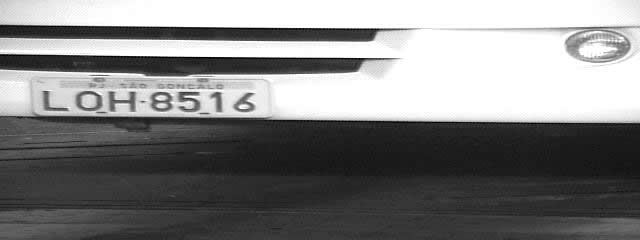
#> input picture cars_plates/26112002070747.jpg, 640 x 240 px; its folder holds only this picture in this run
$ python main.py
#> lines starting #> are read from the running program, lines starting #| are printed output that depends on the picture; after the words box and inside, x2 and y2 are one past the last pixel; in counts of white or black regions, pixels touching at a corner belong together
import cv2
import numpy as np
import glob
import math
from matplotlib import pyplot as plt


imagefiles = glob.glob("cars_plates/*")
""" imagefiles = ["cars_plates/26112002071048.jpg", "cars_plates/26112002071458.jpg", "cars_plates/26112002071812.jpg"] """
hist_list_dict = []
for filename in imagefiles:
    img = cv2.imread(filename)
#> img is the input picture: shape (240, 640, 3); min 0, max 255, mean 128.8
    img_copia = img.copy()

    img_cinza = cv2.cvtColor(img, cv2.COLOR_BGR2GRAY)

    # Calcula o histograma da imagem cinza
    hist, bins = np.histogram(img_cinza.ravel(),256,[127,256])
#> hist = 256 values, max 33375 at index 254, min 0 at index 2, mean 250.9; bins = 257 values from 127 to 256

    # Pega a média das arestas bins
    mean_bin = (np.sum(hist * np.diff(bins))/len(hist))
#> mean_bin = 126.4


    # Verifica a media das areastas bins para aplicar o CLAHE:
    # improving local contrast with => Equalização de histograma adaptativo limitado por contraste (Ajuda nas piores anomalias)
    # Aplicando uma grid de determinado tamanho para melhorar o contraste local assim ajudando a aplicar o treshold de OTSU
    if 168.00 < mean_bin < 170.00 or 58 < mean_bin < 60.00:
        GRID_SIZE = 10
        clahe = cv2.createCLAHE(clipLimit=2.0, tileGridSize=(GRID_SIZE,GRID_SIZE))
        img_cinza = clahe.apply(img_cinza)
    elif 86.17 < mean_bin < 86.19 or 139.00 < mean_bin < 140.00:
        GRID_SIZE = 40
        clahe = cv2.createCLAHE(clipLimit=2.0, tileGridSize=(GRID_SIZE,GRID_SIZE))
        img_cinza = clahe.apply(img_cinza)
    elif 86.60 < mean_bin < 86.80:
        GRID_SIZE = 30
        clahe = cv2.createCLAHE(clipLimit=2.0, tileGridSize=(GRID_SIZE,GRID_SIZE))
        img_cinza = clahe.apply(img_cinza)
    elif 86 < mean_bin < 88:
        GRID_SIZE = 15
        clahe = cv2.createCLAHE(clipLimit=2.0, tileGridSize=(GRID_SIZE,GRID_SIZE))
        img_cinza = clahe.apply(img_cinza)
    elif 37.00 < mean_bin < 38.00 or 161.10 < mean_bin < 161.20:
        GRID_SIZE = 30
        clahe = cv2.createCLAHE(clipLimit=2.0, tileGridSize=(GRID_SIZE,GRID_SIZE))
        img_cinza = clahe.apply(img_cinza)
    elif 161.00 < mean_bin < 162.00:
        GRID_SIZE = 20
        clahe = cv2.createCLAHE(clipLimit=2.0, tileGridSize=(GRID_SIZE,GRID_SIZE))
        img_cinza = clahe.apply(img_cinza)
    elif 69.00 < mean_bin < 70.00:
        GRID_SIZE = 12
        clahe = cv2.createCLAHE(clipLimit=2.0, tileGridSize=(GRID_SIZE,GRID_SIZE))
        img_cinza = clahe.apply(img_cinza)

    img_cinza = cv2.GaussianBlur(img_cinza, (3,3), 0.2)
    kernel = np.array([[-1,-1,-1], [-1,9,-1], [-1,-1,-1]])
    img_laplacian = cv2.filter2D(img_cinza, -1, kernel)
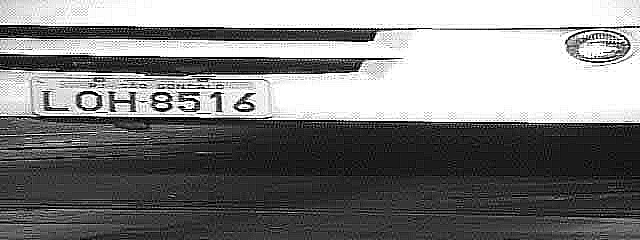
#> img_laplacian: shape (240, 640); min 0, max 255, mean 127.7
    img_gauss = cv2.GaussianBlur(img_laplacian, (3,3), 0)

    ret, thresh_otsu = cv2.threshold(img_gauss, 127, 255, type=cv2.THRESH_OTSU)
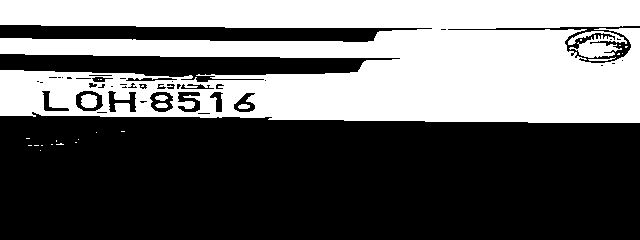
#> thresh_otsu: shape (240, 640); 40.3% white; 27 white regions (20 under 20 px)
#> ret = 145

    contours, hierarchy = cv2.findContours(thresh_otsu, cv2.RETR_TREE, cv2.CHAIN_APPROX_NONE)
#> contours = 69 contours, 40 with area under 20; largest, box (x1, y1, x2, y2) and area: (0, 0, 640, 123) 61150, (568, 31, 627, 58) 662, (75, 90, 104, 112) 488, (149, 91, 174, 113) 406, (177, 91, 201, 113) 336
    cv2.drawContours(img, contours, -1, (0, 0, 255), 1)
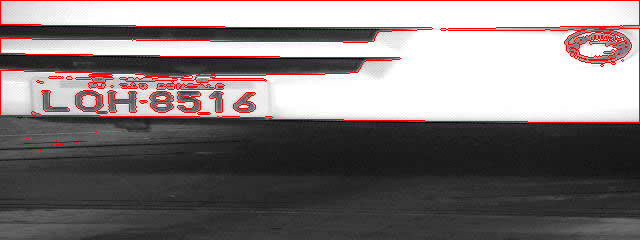
#> img: shape (240, 640, 3); 3.8% of pixels changed, all inside (x1, y1, x2, y2) = (0, 0, 640, 151)

    #obtendo apenas os retangulos de certo tamanho
    listIniRect = []
    for rec in contours:
        x,y,w,h = cv2.boundingRect(rec)
        if h > 17 and h < 35 and w > 3 and w < 50:
            cv2.rectangle(img, (x,y), (x+w, y+h), (255,0,0), 1)
            listIniRect.append([x,y,x+w,y+h])
#> this loop made 69 passes
#> (x, y, w, h) on passes 1, 3, 4, 6, 9, 10, 11, 12, 13, 14, 15, 16: (40, 150, 1, 1), (34, 145, 5, 1), (28, 145, 4, 1), (56, 143, 8, 2), (78, 139, 1, 1), (26, 138, 4, 1), (96, 132, 1, 1), (121, 131, 4, 1), (588, 57, 28, 4), (622, 53, 1, 1), (617, 53, 3, 2), (625, 46, 3, 2)
#> (rec, x, y, w, h) on passes 2, 5, 7, 8, 17, 18: ([[41, 145], [42, 145]], 41, 145, 2, 1), ([[51, 144], [52, 144]], 51, 144, 2, 1), ([[75, 142], [76, 142]], 75, 142, 2, 1), ([[56, 140], [56, 141]], 56, 140, 1, 2), ([[619, 45], [620, 45]], 619, 45, 2, 1), ([[580, 39], [580, 40], [581, 40], [581, 39]], 580, 39, 2, 2)
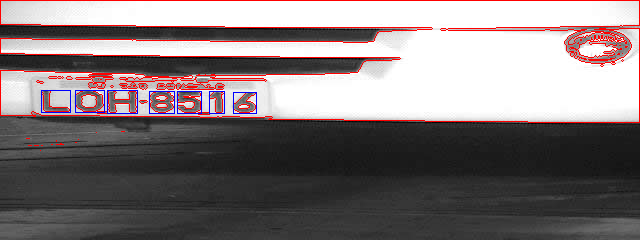
#> img: shape (240, 640, 3); 0.43% of pixels changed, all inside (x1, y1, x2, y2) = (41, 90, 257, 114)
#> after the loop, listIniRect = [[233, 92, 256, 113], [209, 91, 224, 113], [177, 91, 201, 113], [149, 91, 174, 113], [107, 90, 137, 113], [75, 90, 104, 112], [41, 90, 70, 112]]

    #eliminando os retangulos sobrepostos
    listOverRect = []
    for i in range(len(listIniRect)):
        flag = 0
        for j in range(len(listIniRect)):
            if i!=j:
                if (listIniRect[i][0]>listIniRect[j][0] and listIniRect[i][0]<listIniRect[j][2] and
                    (listIniRect[i][1]>=listIniRect[j][1] and listIniRect[i][1]<=listIniRect[j][3] or
                     listIniRect[i][3]>=listIniRect[j][1] and listIniRect[i][3]<=listIniRect[j][3])):
                    cv2.rectangle(img, (listIniRect[i][0], listIniRect[i][1]),(listIniRect[i][2], listIniRect[i][3]),(0,255,),1)
                    flag=1
        if flag==0:
            listOverRect.append(listIniRect[i])
#> this loop made 7 passes
#> after the loop, listOverRect has the same summary as listIniRect

    #eliminando os retangulos nao alinhados com a maioria
    listNotAlign = []
    for i in range(len(listOverRect)):
        cont=0
        for j in range(len(listOverRect)):
            if i != j and math.fabs(listOverRect[i][1] - listOverRect[j][1]) < 10 and math.fabs(listOverRect[i][3] - listOverRect[j][3]) < 10:
                cont += 1
        if cont>=len(listOverRect)*.4:
            listNotAlign.append(listOverRect[i])
#> after the loop, listNotAlign has the same summary as listIniRect

    for i in range(len(listNotAlign)):
        cv2.rectangle(img, (listNotAlign[i][0], listNotAlign[i][1]),(listNotAlign[i][2], listNotAlign[i][3]),(0,0,255),2)
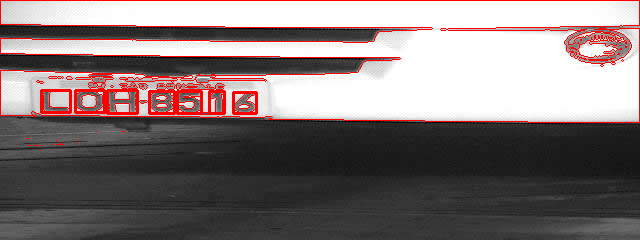
#> img: shape (240, 640, 3); 1.13% of pixels changed, all inside (x1, y1, x2, y2) = (40, 89, 258, 115)

    # Verificar se tem alguem na lista dos retangulos nao alinhados com a maioria se nao usa a lista anterior
    if len(listNotAlign) > 0:
        xi = listNotAlign[0][0]
#> xi = 233
        yi = listNotAlign[0][1]
#> yi = 92
        xf = listNotAlign[0][2]
#> xf = 256
        yf = listNotAlign[0][3]
#> yf = 113

        for i in range(len(listNotAlign)):
            if listNotAlign[i][0] < xi:
                xi = listNotAlign[i][0]
            if listNotAlign[i][1] < yi:
                yi = listNotAlign[i][1]
            if listNotAlign[i][2] > xf:
                xf = listNotAlign[i][2]
            if listNotAlign[i][3] > yf:
                yf = listNotAlign[i][3]
#> this loop made 7 passes
#> (xi, yi) on passes 2, 5: (209, 91), (107, 90)
#> xi on passes 3, 4, 6, 7: 177, 149, 75, 41
#> after the loop, xf = 256; xi = 41; yf = 113; yi = 90
    else:
        xi = listOverRect[0][0]
        yi = listOverRect[0][1]
        xf = listOverRect[0][2]
        yf = listOverRect[0][3]

        for i in range(len(listOverRect)):
            if listOverRect[i][0] < xi:
                xi = listOverRect[i][0]
            if listOverRect[i][1] < yi:
                yi = listOverRect[i][1]
            if listOverRect[i][2] > xf:
                xf = listOverRect[i][2]
            if listOverRect[i][3] > yf:
                yf = listOverRect[i][3]

    yi -= 7
#> yi = 83
    yf += 7
#> yf = 120
    dif = int((250 - (xf - xi)) / 2)
#> dif = 17
    xi=max(0, xi - dif)
#> xi = 24
    xf=min(img.shape[1] - 1,xf + dif)
#> xf = 273
    cv2.rectangle(img, (xi, yi), (xf, yf),(255, 255, 0), 2)
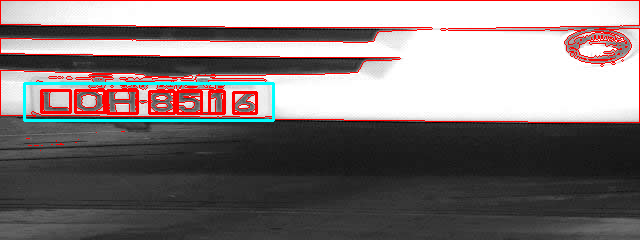
#> img: shape (240, 640, 3); 1.11% of pixels changed, all inside (x1, y1, x2, y2) = (23, 82, 275, 122)

    img_placa = img_copia[yi:yf,xi:xf]
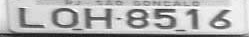
#> img_placa: shape (37, 249, 3); min 22, max 255, mean 177.9

    """
    img_placa_cinza = cv2.cvtColor(img_placa, cv2.COLOR_BGR2GRAY)

    ret_placa, thresh_placa = cv2.threshold(img_placa_cinza, 105, 255, type=cv2.THRESH_OTSU) """

    """
    cv2.imshow(filename + "_placa", img_placa)
    cv2.imshow(filename + "_carro", img) """

    """ cv2.imshow(filename + "_carro", img) """

    cv2.waitKey(0)

$ run again, on cars_plates/26112002070801.jpg
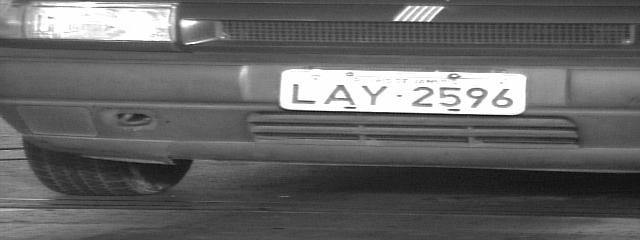
#> input picture cars_plates/26112002070801.jpg, 640 x 240 px
#> img is the input picture: shape (240, 640, 3); min 3, max 255, mean 99.4
#> hist = 256 values, max 3747 at index 252, min 0 at index 2, mean 99.61; bins = 257 values from 127 to 256
#> mean_bin = 50.19
#> `ret, thresh_otsu = cv2.threshold(img_gauss, 127, 255, type=cv2.THRESH_..`:
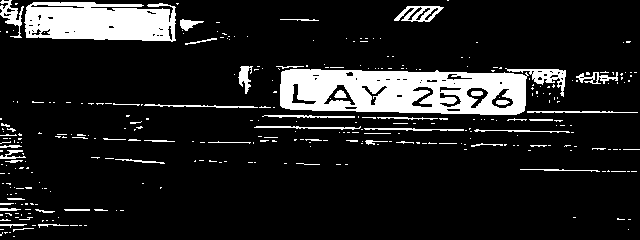
#> thresh_otsu: shape (240, 640); 12.6% white; 328 white regions (275 under 20 px)
#> ret = 147
#> contours = 395 contours, 342 with area under 20; largest, box (x1, y1, x2, y2) and area: (280, 69, 529, 115) 9826, (24, 2, 176, 42) 4984, (505, 68, 566, 97) 466, (394, 6, 444, 22) 466, (323, 84, 356, 106) 315
#> the loop `for rec in contours:` made 395 passes
#> (x, y, w, h) on passes 3 to 5: (4, 232, 4, 2), (0, 232, 3, 4), (628, 229, 1, 1)
#> after the loop `for rec in contours:`: listIniRect = [[491, 88, 514, 109], [466, 87, 489, 109], [411, 86, 434, 108], [361, 85, 388, 106], [323, 84, 356, 106], [291, 83, 317, 105], [238, 66, 253, 94]]
#> the loop `for i in range(len(listIniRect)):` made 7 passes
#> after the loop `for i in range(len(listIniRect)):`: listOverRect has the same summary as listIniRect
#> the loop `for i in range(len(listOverRect)):` made 7 passes
#> after the loop `for i in range(len(listOverRect)):`: listNotAlign = [[491, 88, 514, 109], [466, 87, 489, 109], [411, 86, 434, 108], [361, 85, 388, 106], [323, 84, 356, 106], [291, 83, 317, 105]]
#> the loop `for i in range(len(listNotAlign)):` made 6 passes
#> `xi = listNotAlign[0][0]`: xi = 491
#> `yi = listNotAlign[0][1]`: yi = 88
#> `xf = listNotAlign[0][2]`: xf = 514
#> `yf = listNotAlign[0][3]`: yf = 109
#> the loop `for i in range(len(listNotAlign)):` made 6 passes
#> (xi, yi) on passes 2 to 6: (466, 87), (411, 86), (361, 85), (323, 84), (291, 83)
#> after the loop `for i in range(len(listNotAlign)):`: xf = 514; xi = 291; yf = 109; yi = 83
#> `yi -= 7`: yi = 76
#> `yf += 7`: yf = 116
#> dif = 13
#> `xi=max(0, xi - dif)`: xi = 278
#> `xf=min(img.shape[1] - 1,xf + dif)`: xf = 527
#> `img_placa = img_copia[yi:yf,xi:xf]`:
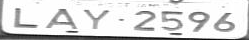
#> img_placa: shape (40, 249, 3); min 3, max 255, mean 217.5

$ run again, on cars_plates/26112002070803.jpg
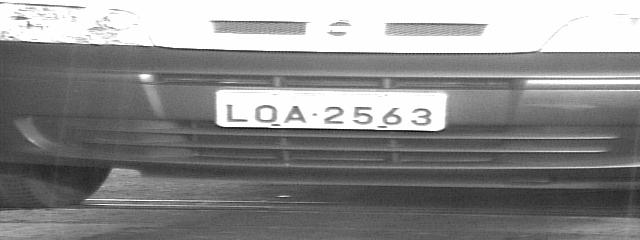
#> input picture cars_plates/26112002070803.jpg, 640 x 240 px
#> img is the input picture: shape (240, 640, 3); min 1, max 255, mean 138.4
#> hist = 256 values, max 22343 at index 252, min 0 at index 2, mean 234.2; bins = 257 values from 127 to 256
#> mean_bin = 118
#> `ret, thresh_otsu = cv2.threshold(img_gauss, 127, 255, type=cv2.THRESH_..`:
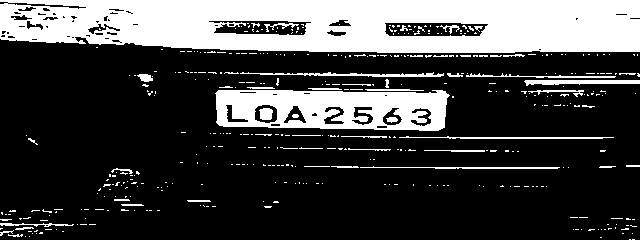
#> thresh_otsu: shape (240, 640); 26.7% white; 419 white regions (369 under 20 px)
#> ret = 167
#> contours = 480 contours, 430 with area under 20; largest, box (x1, y1, x2, y2) and area: (0, 0, 640, 53) 30872, (215, 90, 450, 131) 8359, (384, 22, 489, 37) 1347, (208, 20, 312, 36) 1210, (254, 104, 278, 124) 373
#> the loop `for rec in contours:` made 480 passes
#> (x, y, w, h) on passes 4 to 6: (29, 236, 1, 1), (25, 236, 1, 1), (8, 234, 15, 3)
#> after the loop `for rec in contours:`: listIniRect = [[410, 107, 432, 127], [382, 107, 403, 126], [351, 106, 374, 126], [323, 106, 345, 125], [283, 105, 307, 124], [254, 104, 278, 124], [225, 104, 249, 123]]
#> the loop `for i in range(len(listIniRect)):` made 7 passes
#> after the loop `for i in range(len(listIniRect)):`: listOverRect has the same summary as listIniRect
#> the loop `for i in range(len(listOverRect)):` made 7 passes
#> after the loop `for i in range(len(listOverRect)):`: listNotAlign has the same summary as listIniRect
#> the loop `for i in range(len(listNotAlign)):` made 7 passes
#> `xi = listNotAlign[0][0]`: xi = 410
#> `yi = listNotAlign[0][1]`: yi = 107
#> `xf = listNotAlign[0][2]`: xf = 432
#> `yf = listNotAlign[0][3]`: yf = 127
#> the loop `for i in range(len(listNotAlign)):` made 7 passes
#> (xi, yi) on passes 3, 5, 6: (351, 106), (283, 105), (254, 104)
#> after the loop `for i in range(len(listNotAlign)):`: xf = 432; xi = 225; yf = 127; yi = 104
#> `yi -= 7`: yi = 97
#> `yf += 7`: yf = 134
#> dif = 21
#> `xi=max(0, xi - dif)`: xi = 204
#> `xf=min(img.shape[1] - 1,xf + dif)`: xf = 453
#> `img_placa = img_copia[yi:yf,xi:xf]`:
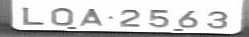
#> img_placa: shape (37, 249, 3); min 1, max 255, mean 203.6

$ run again, on cars_plates/26112002070810.jpg
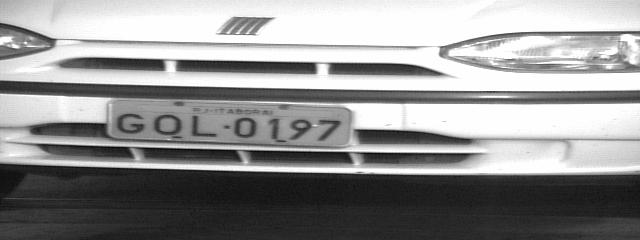
#> input picture cars_plates/26112002070810.jpg, 640 x 240 px
#> img is the input picture: shape (240, 640, 3); min 0, max 255, mean 145.9
#> hist = 256 values, max 18925 at index 252, min 0 at index 2, mean 334.4; bins = 257 values from 127 to 256
#> mean_bin = 168.5
#> thresh_otsu: shape (240, 640); 50.6% white; 185 black regions (153 under 20 px)
#> ret = 141
#> contours = 332 contours, 283 with area under 20; largest, box (x1, y1, x2, y2) and area: (0, 100, 640, 175) 29080, (0, 0, 640, 46) 23674, (0, 40, 640, 91) 21061, (39, 57, 455, 79) 4515, (443, 34, 640, 68) 3027
#> the loop `for rec in contours:` made 332 passes
#> (x, y, w, h) on passes 2 to 4: (9, 231, 1, 1), (638, 230, 1, 1), (586, 230, 1, 1)
#> after the loop `for rec in contours:`: listIniRect = [[316, 119, 344, 142], [287, 119, 319, 141], [267, 118, 290, 144], [233, 117, 259, 139], [190, 114, 219, 138], [111, 102, 147, 135]]
#> the loop `for i in range(len(listIniRect)):` made 6 passes
#> after the loop `for i in range(len(listIniRect)):`: listOverRect = [[267, 118, 290, 144], [233, 117, 259, 139], [190, 114, 219, 138], [111, 102, 147, 135]]
#> the loop `for i in range(len(listOverRect)):` made 4 passes
#> after the loop `for i in range(len(listOverRect)):`: listNotAlign = [[267, 118, 290, 144], [233, 117, 259, 139], [190, 114, 219, 138]]
#> the loop `for i in range(len(listNotAlign)):` made 3 passes
#> `xi = listNotAlign[0][0]`: xi = 267
#> `yi = listNotAlign[0][1]`: yi = 118
#> `xf = listNotAlign[0][2]`: xf = 290
#> `yf = listNotAlign[0][3]`: yf = 144
#> the loop `for i in range(len(listNotAlign)):` made 3 passes
#> (xi, yi) on passes 2 to 3: (233, 117), (190, 114)
#> after the loop `for i in range(len(listNotAlign)):`: xf = 290; xi = 190; yf = 144; yi = 114
#> `yi -= 7`: yi = 107
#> `yf += 7`: yf = 151
#> dif = 75
#> `xi=max(0, xi - dif)`: xi = 115
#> `xf=min(img.shape[1] - 1,xf + dif)`: xf = 365
#> `img_placa = img_copia[yi:yf,xi:xf]`:
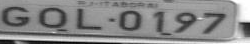
#> img_placa: shape (44, 250, 3); min 0, max 255, mean 135.1
